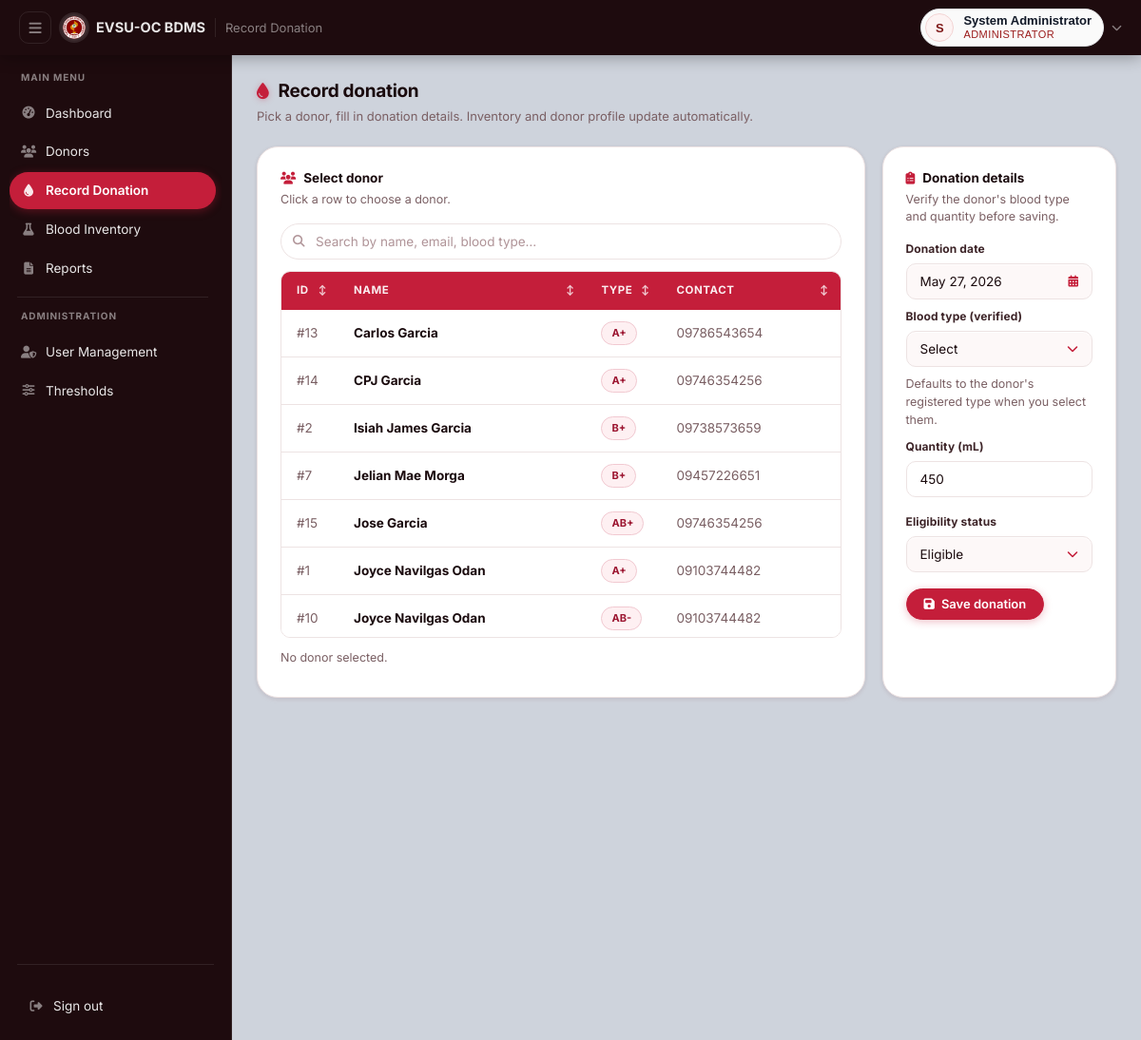
Page /record_donation.php (signed in) on the committed database.
### tables this page shows
CREATE TABLE `donors` (
  `id` int(11) NOT NULL,
  `name` varchar(255) NOT NULL,
  `birthdate` date NOT NULL,
  `address` text NOT NULL,
  `blood_type` varchar(5) NOT NULL,
  `civil_status` varchar(20) NOT NULL,
  `donation_history` varchar(50) NOT NULL,
  `classification` varchar(50) NOT NULL,
  `contact_number` varchar(15) NOT NULL,
  `gender` varchar(10) NOT NULL,
  `blood_quantity` int(11) NOT NULL,
  `collection_date` date NOT NULL,
  `email` varchar(255) NOT NULL,
  `donation_type` varchar(50) NOT NULL,
  `donation_location` varchar(100) NOT NULL,
  `age` int(11) NOT NULL,
  `expiry_date` date DEFAULT NULL,
  `donation_date` date DEFAULT NULL,
  `quantity_ml` int(11) DEFAULT 450,
  `blood_quantity_ml` int(11) DEFAULT 450,
  `donation_status` varchar(50) DEFAULT NULL,
  `last_updated` timestamp NOT NULL DEFAULT current_timestamp() ON UPDATE current_timestamp(),
  `contact` varchar(50) DEFAULT NULL,
  `sex` enum('Male','Female','Other') DEFAULT NULL,
  `donation_dates` text DEFAULT NULL,
  `number_of_donations` int(11) DEFAULT 0,
  `status` enum('Active','Inactive','Deferred') DEFAULT NULL,
  `medical_eligibility` text DEFAULT NULL,
  `donation_frequency` varchar(50) DEFAULT NULL
);

### record_donation.php (the view, shortened to what this page needs)
<?php
require_once __DIR__ . '/db.php';
$schemaIssues = [];
$schemaOk = empty($schemaIssues);
$donorsList = $conn->query(
    'SELECT id, name, blood_type, contact_number, email FROM donors ORDER BY name ASC'
);
$donorsRows = [];
if ($donorsList) {
    while ($row = $donorsList->fetch_assoc()) {
        $donorsRows[] = $row;
    }
}
$preselectId = isset($_GET['donor_id']) ? (int) $_GET['donor_id'] : 0;
require_once __DIR__ . '/bdms_nav.php';
?>
<!DOCTYPE html>
<html lang="en">
<head>
  <link rel="stylesheet" href="https://cdnjs.cloudflare.com/ajax/libs/font-awesome/6.5.0/css/all.min.css">
  <link rel="stylesheet" href="assets/bdms.css">
</head>
<body class="app app-content-slate">
<main class="page" id="page">
  <div class="page-header">
    <div>
      <h1 class="page-title"><i class="fas fa-droplet"></i> Record donation</h1>
      <p class="page-sub">Pick a donor, fill in donation details. Inventory and donor profile update automatically.</p>
    </div>
  </div>
  <form method="post" action="" id="donationForm">
    <div class="donation-layout">
      <div class="card">
        <div class="card-title"><i class="fas fa-users"></i> Select donor</div>
        <p class="card-sub">Click a row to choose a donor.</p>
        <div class="search mb-3" style="max-width:none;">
          <input type="search" id="searchInput" placeholder="Search by name, email, blood type…" autocomplete="off">
        </div>
        <div class="donor-pick-wrap">
          <table id="donorTable">
            <thead>
              <tr>
                <th style="width:60px;">ID</th>
                <th>Name</th>
                <th style="width:70px;">Type</th>
                <th>Contact</th>
              </tr>
            </thead>
            <tbody id="donorTableBody">
              <?php foreach ($donorsRows as $dr): ?>
                <tr data-id="<?php echo (int) $dr['id']; ?>"
                    data-name="<?php echo htmlspecialchars((string) $dr['name'], ENT_QUOTES, 'UTF-8'); ?>">
                  <td class="muted">#<?php echo (int) $dr['id']; ?></td>
                  <td><strong><?php echo htmlspecialchars((string) $dr['name']); ?></strong></td>
                  <td><span class="badge badge-admin"><?php echo htmlspecialchars((string) $dr['blood_type']); ?></span></td>
                  <td class="muted"><?php echo htmlspecialchars((string) $dr['contact_number']); ?></td>
                </tr>
              <?php endforeach; ?>
            </tbody>
          </table>
        </div>
        <p id="selectedDonorLabel"><?php if ($preselectId <= 0): ?><span class="hint">No donor selected.</span><?php endif; ?></p>
      </div>
      <div class="card">
        <div class="card-title"><i class="fas fa-clipboard-list"></i> Donation details</div>
        <p class="card-sub">Verify the donor's blood type and quantity before saving.</p>
        <div class="form-group-full mb-3 donation-date-field donation-field-compact">
          <label for="donation_date">Donation date</label>
        </div>
        <div class="form-group-full mb-3 donation-field-compact">
          <label for="blood_type">Blood type (verified)</label>
          <p class="hint mt-2">Defaults to the donor's registered type when you select them.</p>
        </div>
        <div class="form-group-full mb-3">
          <label for="quantity_ml">Quantity (mL)</label>
          <input type="number" name="quantity_ml" id="quantity_ml" min="1" max="600" value="450" required>
        </div>
        <div class="form-group-full mb-3">
          <label for="eligibility_status">Eligibility status</label>
        </div>
        <div class="flex gap-2" style="margin-top: 16px; flex-wrap: wrap;">
          <button type="submit" class="btn btn-primary" <?php echo !$schemaOk ? 'disabled' : ''; ?>>
            <i class="fas fa-floppy-disk"></i> Save donation
          </button>
          <a href="donors_list.php" class="btn btn-ghost"><i class="fas fa-users"></i> Donors list</a>
        </div>
      </div>
    </div>
  </form>
</main>
</body>
</html>

### record_donation.php (style rules this page uses)
.donation-layout { display: flex; align-items: stretch; gap: 18px; }
.donation-layout > .card:first-child { flex: 3 1 0; min-width: 0; display: flex; flex-direction: column; }
.donation-layout > .card:last-child { flex: 1 1 0; min-width: 0; display: flex; flex-direction: column; }
.donation-layout > .card + .card { margin-top: 0; }
.donor-pick-wrap { max-height: 520px; overflow-y: auto; border: 1px solid var(--border); border-radius: var(--radius-sm); }
.donation-field-compact { margin-bottom: 0 !important; }
.donation-layout { height: 580px; }
.donation-layout > .card { height: 100%; display: flex; flex-direction: column; overflow: hidden; }
.donation-layout > .card:last-child .form-group-full { margin-bottom: 8px; }
.donation-layout > .card:last-child .flex { margin-top: auto !important; padding-bottom: 18px; }
.donor-pick-wrap table { font-size: 13.5px; }
.donor-pick-wrap td { cursor: pointer; }
#selectedDonorLabel { margin-top: 10px; font-size: 13px; color: var(--text-soft); }

### rows in the picture
donors: id "13", name "Carlos Garcia", blood_type "A+", contact_number "09786543654"
donors: id "14", name "CPJ Garcia", blood_type "A+", contact_number "09746354256"
donors: id "2", name "Isiah James Garcia", blood_type "B+", contact_number "09738573659"
donors: id "7", name "Jelian Mae Morga", blood_type "B+", contact_number "09457226651"
donors: id "15", name "Jose Garcia", blood_type "AB+", contact_number "09746354256"
donors: id "1", name "Joyce Navilgas Odan", blood_type "A+", contact_number "09103744482"
donors: id "10", name "Joyce Navilgas Odan", blood_type "AB-", contact_number "09103744482"

### other values in the picture
$esc($page_title) "Record Donation"
$esc($initial) "S"
$esc($name) "System Administrator"
$esc($role_label) "ADMINISTRATOR"
